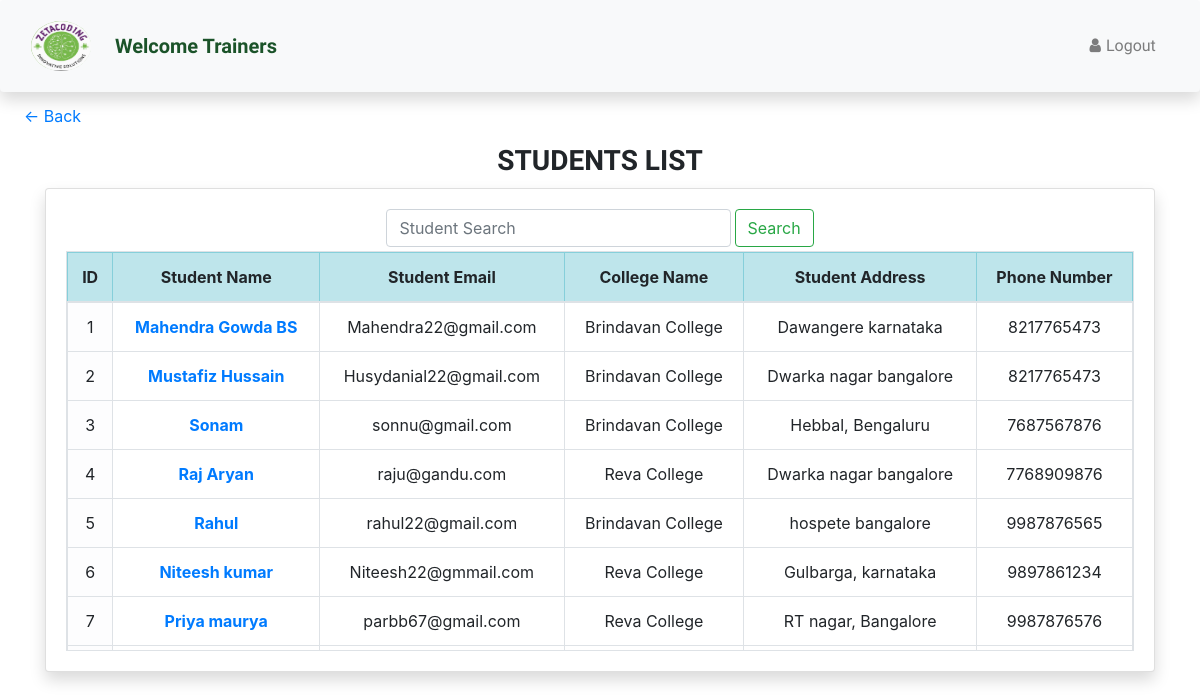
/Trainer/studetails, run on the app's committed database.
### Admin/models.py (models this page shows, shortened)
class stud_profile(models.Model):                     # For student personal details
    stud_id = models.AutoField(primary_key=True)
    stud_name = models.CharField(max_length=50)
    stud_email = models.CharField(max_length=50)
    stud_college = models.CharField(max_length=50)
    stud_address = models.CharField(max_length=100)
    stud_phone = models.IntegerField()

### Trainer/views.py (the view)
# urls.py: path('studetails',views.studentdetails,name="Studentsdetails"),
def studentdetails(request):
    studetail = stud_profile.objects.all()
    content = {'studetail':studetail}
    return render(request,'studetails.html',content)

### Trainer/templates/studetails.html (shortened to what this page needs)
{% extends 'Trainerbasic.html' %}
{% load static %}
{% block body %}
<p style="margin-top: 1%; margin-left: 2%;"><a href="Tdashboard">&#8592; Back</a></p>
<div class="container ml-6" >
    <h3 class="text-center mt-1" style="margin: 10px; font-family: Aldrich, sans-serif; font-weight: bold;">STUDENTS LIST</h3>
    <div class="card shadow">
        <div class="card-body">
            <form class="d-flex mb-1" method="POST" action="studsearch" style="margin-left: 30%; margin-right: 30%;">{% csrf_token %}
                <input class="form-control me-2 mr-1" type="search" placeholder="Student Search" aria-label="Search" name="studsearch">
                <button class="btn btn-outline-success" type="submit">Search</button>
            </form>
            <div class="table-responsive table-bordered text-center scrollable">
                <table class="table table-bordered">
                    <thead>
                        <tr class="table-info">
                            <th>ID</th>
                            <th>Student&nbsp;Name</th>
                            <th>Student Email</th>
                            <th>College&nbsp;Name</th>
                            <th>Student&nbsp;Address</th>
                            <th>Phone&nbsp;Number</th>
                        </tr>
                    </thead>
                    <tbody>
                     {% for profile in studetail %}
                        <tr><td class="table-light">{{profile.stud_id}}</td>
                            <td><a href="{{profile.stud_id}}/studata/" style="text-decoration: none;" ><b>{{profile.stud_name}}</b></a></td>
                            <td>{{profile.stud_email}}</td>
                            <td>{{profile.stud_college}}</td>
                            <td>{{profile.stud_address}}</td>
                            <td>{{profile.stud_phone}}</td>
                        </tr>
                    {% endfor %}
                    </tbody>
                </table>
            </div>
        </div>
    </div>
</div>
{% endblock body %}

### Trainer/templates/Trainerbasic.html (shortened to what this page needs)
{% load static %}
<!doctype html>
<html lang="en">
  <head>
    <link rel="stylesheet" href="{% static 'assets/bootstrap/css/bootstrap.min.css' %}">
    <link rel="stylesheet" href="https://cdnjs.cloudflare.com/ajax/libs/animate.css/3.5.2/animate.min.css">
    <link rel="stylesheet" href="https://cdnjs.cloudflare.com/ajax/libs/aos/2.3.4/aos.css">
    <link rel="stylesheet" href="{% static 'assets/fonts/ionicons.min.css' %}">
    <link rel="stylesheet" href="{% static 'assets/fonts/fontawesome5-overrides.min.css' %}">
    <link rel="stylesheet" href="{% static 'assets/fonts/fontawesome-all.min.css' %}">
    <link rel="stylesheet" href="{% static 'assets/fonts/font-awesome.min.css' %}">
    <link rel="stylesheet" href="{% static 'assets/css/Trstyle.css' %}">
  </head>
  <body>
    <nav class="navbar navbar-expand-lg navbar-light bg-light shadow p-3 mb-0 bg-body rounded">
        <div class="container-fluid">
          <img class="navbar-brand" src="{% static 'assets/img/IMG_20210330_123157.png' %}" style="width: 60px;height: 60px;border-radius: 30px;">
          <div class="collapse navbar-collapse" id="navbarSupportedContent">
            <ul class="navbar-nav">
              <li class="nav-item">
                <a class="nav-link"  style="font-family: Aldrich, sans-serif; font-size: 20px; font-weight:bold; color: rgb(27, 83, 41);">Welcome Trainers</a>
              </li>
            </ul>
            <ul class="navbar-nav">
              <li class="nav-item">
                <a class="nav-link" href="/TrainerLogout" style="font-family: Acme, sans-serif;"><i class="fa fa-user" style="margin-right: 5px; "></i>Logout</a>
              </li>
            </ul>
          </div>
        </div>
      </nav>
      {% block body %}
      {% endblock body %}
  </body>
</html>

### Trainer/templates/Trainerbasic.html (style rules this page uses)
.scrollable { height: 400px; overflow-y: scroll; }

### data on the page
stud_profile: stud_id "1", stud_name "Mahendra Gowda BS", stud_email "Mahendra22@gmail.com", stud_college "Brindavan College", stud_address "Dawangere karnataka", stud_phone "8217765473"
stud_profile: stud_id "2", stud_name "Mustafiz Hussain", stud_email "Husydanial22@gmail.com", stud_college "Brindavan College", stud_address "Dwarka nagar bangalore", stud_phone "8217765473"
stud_profile: stud_id "3", stud_name "Sonam", stud_email "sonnu@gmail.com", stud_college "Brindavan College", stud_address "Hebbal, Bengaluru", stud_phone "7687567876"
stud_profile: stud_id "4", stud_name "Raj Aryan", stud_email "raju@gandu.com", stud_college "Reva College", stud_address "Dwarka nagar bangalore", stud_phone "7768909876"
stud_profile: stud_id "5", stud_name "Rahul", stud_email "rahul22@gmail.com", stud_college "Brindavan College", stud_address "hospete bangalore", stud_phone "9987876565"
stud_profile: stud_id "6", stud_name "Niteesh kumar", stud_email "Niteesh22@gmmail.com", stud_college "Reva College", stud_address "Gulbarga, karnataka", stud_phone "9897861234"
stud_profile: stud_id "7", stud_name "Priya maurya", stud_email "parbb67@gmail.com", stud_college "Reva College", stud_address "RT nagar, Bangalore", stud_phone "9987876576"
